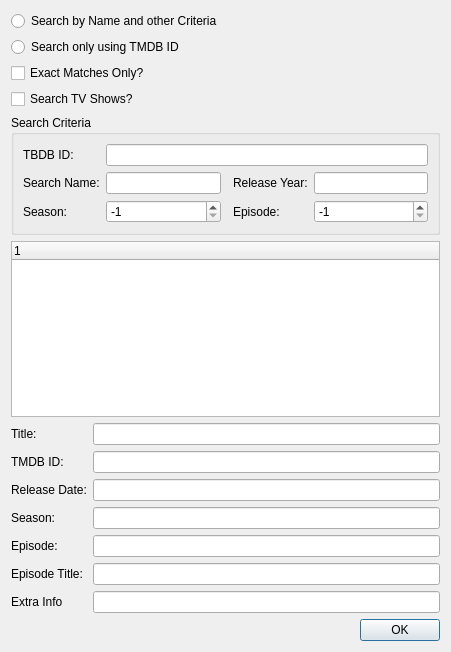
<?xml version="1.0" encoding="UTF-8"?>
<ui version="4.0">
 <class>CSelectTMDB</class>
 <widget class="QDialog" name="CSelectTMDB">
  <property name="geometry">
   <rect>
    <x>0</x>
    <y>0</y>
    <width>451</width>
    <height>652</height>
   </rect>
  </property>
  <property name="windowTitle">
   <string>Select TMDB</string>
  </property>
  <layout class="QGridLayout" name="gridLayout_2">
   <item row="13" column="1">
    <widget class="QLineEdit" name="resultEpisodeTitle"/>
   </item>
   <item row="7" column="0">
    <widget class="QLabel" name="label_3">
     <property name="text">
      <string>TMDB ID:</string>
     </property>
    </widget>
   </item>
   <item row="1" column="0" colspan="2">
    <widget class="QRadioButton" name="byTMDBID">
     <property name="text">
      <string>Search only using TMDB ID</string>
     </property>
    </widget>
   </item>
   <item row="8" column="0">
    <widget class="QLabel" name="label">
     <property name="text">
      <string>Release Date:</string>
     </property>
    </widget>
   </item>
   <item row="11" column="1">
    <widget class="QLineEdit" name="resultSeason"/>
   </item>
   <item row="12" column="1">
    <widget class="QLineEdit" name="resultEpisode"/>
   </item>
   <item row="4" column="0" colspan="2">
    <widget class="QGroupBox" name="byNameGroupBox">
     <property name="title">
      <string>Search Criteria</string>
     </property>
     <layout class="QGridLayout" name="gridLayout">
      <item row="1" column="1">
       <widget class="CDelayLineEdit" name="searchName"/>
      </item>
      <item row="1" column="4">
       <widget class="CDelayLineEdit" name="searchReleaseYear"/>
      </item>
      <item row="2" column="0">
       <widget class="QLabel" name="label_7">
        <property name="text">
         <string>Season:</string>
        </property>
       </widget>
      </item>
      <item row="1" column="3">
       <widget class="QLabel" name="label_2">
        <property name="text">
         <string>Release Year:</string>
        </property>
       </widget>
      </item>
      <item row="0" column="0">
       <widget class="QLabel" name="label_12">
        <property name="text">
         <string>TBDB ID:</string>
        </property>
       </widget>
      </item>
      <item row="2" column="3">
       <widget class="QLabel" name="label_8">
        <property name="text">
         <string>Episode:</string>
        </property>
       </widget>
      </item>
      <item row="0" column="1" colspan="4">
       <widget class="CDelayLineEdit" name="searchTMDBID"/>
      </item>
      <item row="1" column="0">
       <widget class="QLabel" name="label_5">
        <property name="text">
         <string>Search Name:</string>
        </property>
       </widget>
      </item>
      <item row="2" column="1">
       <widget class="CDelaySpinBox" name="searchSeason">
        <property name="specialValueText">
         <string>&lt;ignored&gt;</string>
        </property>
        <property name="minimum">
         <number>-1</number>
        </property>
        <property name="maximum">
         <number>1000</number>
        </property>
        <property name="value">
         <number>-1</number>
        </property>
       </widget>
      </item>
      <item row="2" column="4">
       <widget class="CDelaySpinBox" name="searchEpisode">
        <property name="specialValueText">
         <string>&lt;ignored&gt;</string>
        </property>
        <property name="minimum">
         <number>-1</number>
        </property>
        <property name="maximum">
         <number>1000</number>
        </property>
        <property name="value">
         <number>-1</number>
        </property>
       </widget>
      </item>
     </layout>
    </widget>
   </item>
   <item row="11" column="0">
    <widget class="QLabel" name="label_9">
     <property name="text">
      <string>Season:</string>
     </property>
    </widget>
   </item>
   <item row="2" column="0" colspan="2">
    <widget class="QCheckBox" name="exactMatchesOnly">
     <property name="text">
      <string>Exact Matches Only?</string>
     </property>
    </widget>
   </item>
   <item row="5" column="0" colspan="2">
    <widget class="QTreeWidget" name="results">
     <column>
      <property name="text">
       <string notr="true">1</string>
      </property>
     </column>
    </widget>
   </item>
   <item row="7" column="1">
    <widget class="QLineEdit" name="resultTMDBID"/>
   </item>
   <item row="6" column="0">
    <widget class="QLabel" name="label_4">
     <property name="text">
      <string>Title:</string>
     </property>
    </widget>
   </item>
   <item row="8" column="1">
    <widget class="QLineEdit" name="resultReleaseDate"/>
   </item>
   <item row="3" column="0" colspan="2">
    <widget class="QCheckBox" name="searchForTVShows">
     <property name="text">
      <string>Search TV Shows?</string>
     </property>
    </widget>
   </item>
   <item row="0" column="0" colspan="2">
    <widget class="QRadioButton" name="byName">
     <property name="text">
      <string>Search by Name and other Criteria</string>
     </property>
    </widget>
   </item>
   <item row="13" column="0">
    <widget class="QLabel" name="label_11">
     <property name="text">
      <string>Episode Title:</string>
     </property>
    </widget>
   </item>
   <item row="15" column="0" colspan="2">
    <widget class="QDialogButtonBox" name="buttonBox">
     <property name="orientation">
      <enum>Qt::Horizontal</enum>
     </property>
     <property name="standardButtons">
      <set>QDialogButtonBox::Ok</set>
     </property>
    </widget>
   </item>
   <item row="12" column="0">
    <widget class="QLabel" name="label_10">
     <property name="text">
      <string>Episode:</string>
     </property>
    </widget>
   </item>
   <item row="6" column="1">
    <widget class="QLineEdit" name="resultTitle"/>
   </item>
   <item row="14" column="0">
    <widget class="QLabel" name="label_6">
     <property name="text">
      <string>Extra Info</string>
     </property>
    </widget>
   </item>
   <item row="14" column="1">
    <widget class="QLineEdit" name="resultExtraInfo"/>
   </item>
  </layout>
 </widget>
 <customwidgets>
  <customwidget>
   <class>CDelayLineEdit</class>
   <extends>QLineEdit</extends>
   <header>SABUtils/DelayLineEdit.h</header>
  </customwidget>
  <customwidget>
   <class>CDelaySpinBox</class>
   <extends>QSpinBox</extends>
   <header>SABUtils/DelaySpinBox.h</header>
  </customwidget>
 </customwidgets>
 <tabstops>
  <tabstop>byName</tabstop>
  <tabstop>byTMDBID</tabstop>
  <tabstop>exactMatchesOnly</tabstop>
  <tabstop>searchForTVShows</tabstop>
  <tabstop>searchTMDBID</tabstop>
  <tabstop>searchName</tabstop>
  <tabstop>searchReleaseYear</tabstop>
  <tabstop>searchSeason</tabstop>
  <tabstop>searchEpisode</tabstop>
  <tabstop>results</tabstop>
  <tabstop>resultTitle</tabstop>
  <tabstop>resultTMDBID</tabstop>
  <tabstop>resultReleaseDate</tabstop>
  <tabstop>resultSeason</tabstop>
  <tabstop>resultEpisode</tabstop>
  <tabstop>resultEpisodeTitle</tabstop>
  <tabstop>resultExtraInfo</tabstop>
 </tabstops>
 <resources/>
 <connections>
  <connection>
   <sender>buttonBox</sender>
   <signal>accepted()</signal>
   <receiver>CSelectTMDB</receiver>
   <slot>accept()</slot>
   <hints>
    <hint type="sourcelabel">
     <x>248</x>
     <y>254</y>
    </hint>
    <hint type="destinationlabel">
     <x>157</x>
     <y>274</y>
    </hint>
   </hints>
  </connection>
  <connection>
   <sender>buttonBox</sender>
   <signal>rejected()</signal>
   <receiver>CSelectTMDB</receiver>
   <slot>reject()</slot>
   <hints>
    <hint type="sourcelabel">
     <x>316</x>
     <y>260</y>
    </hint>
    <hint type="destinationlabel">
     <x>286</x>
     <y>274</y>
    </hint>
   </hints>
  </connection>
 </connections>
</ui>
